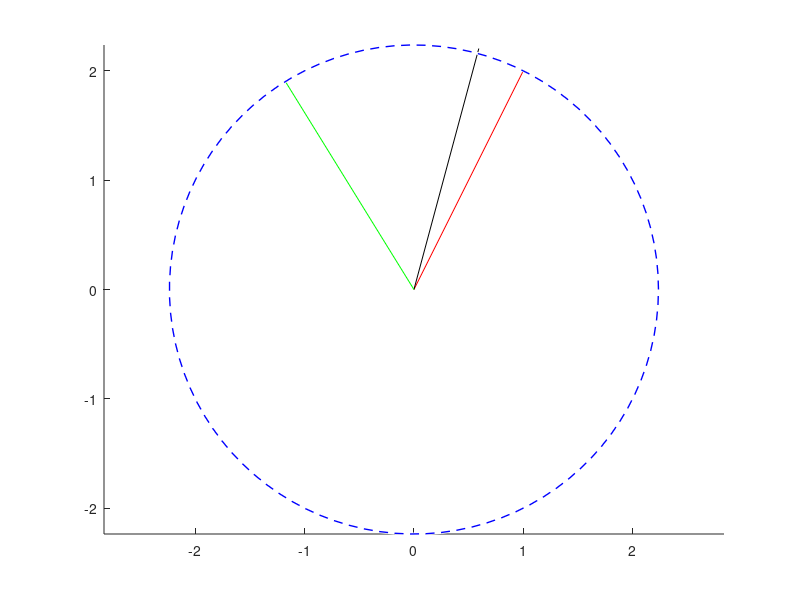
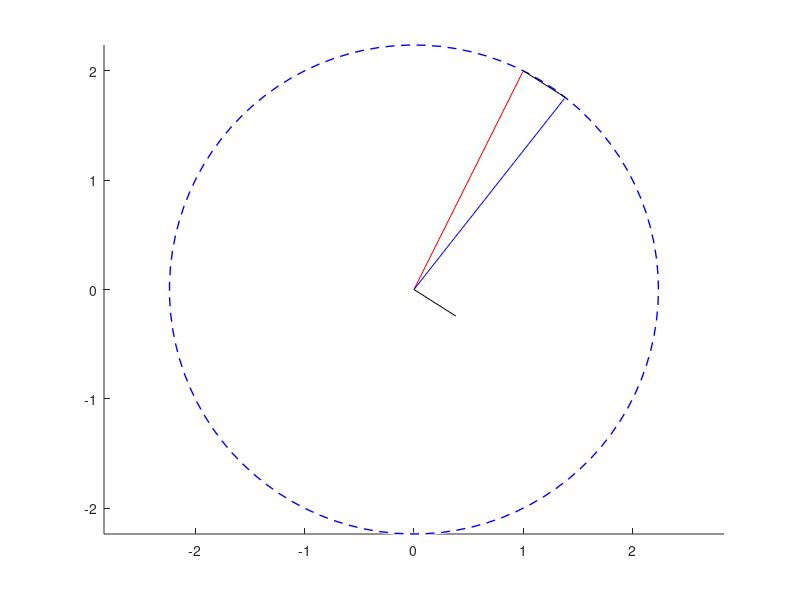

The MATLAB source for these figures, in order:
%% Script to compare the movement from the force method to the torsion
% (rotation) method
close all
clear all
theta_0 = pi;
k = 10;
dt = 0.05;
eta = 1;

h = figure(1);

r = [1,2];
theta = atan(r(2)/r(1));
h_old = line([0,r(1)], [0,r(2)], 'Color','red');

pr_old = [-r(2), r(1)]/norm(r);

T = k * (theta_0 - theta);

% New position from Force method
F = T / norm(r);
F_mag = abs(dt*F/eta);

drF = dt*F * pr_old/eta;

rF_new = r + drF;

hF = line([0,rF_new(1)], [0,rF_new(2)], 'Color','black');

% New position from rotation method

d_theta = dt*T/eta;

rot = [cos(d_theta), -sin(d_theta); sin(d_theta), cos(d_theta)];

rT_new = rot * r';

hT = line([0,rT_new(1)], [0,rT_new(2)], 'Color','green');

axis equal

% If the direction of the force method was tweaked to keep the length of
% the new position vector the same as r

AtoB = rT_new' - r;
AtoB = -F * dt * AtoB / norm(AtoB)/eta + r;



% h_AtoB = line([r(1), AtoB(1)], [r(2), AtoB(2)], 'Color','black');

viscircles([0,0],norm(r),'Color','blue', 'LineWidth', 1, 'LineStyle', '--');
%%
% The exact line with magnitude F that keeps the distance between membrane
% cells constant. The problem boils down to finding the intercept of a line
% and a circle. Using the formula from:
% http://mathworld.wolfram.com/Circle-LineIntersection.html

% Need two points on the line, can trivially choose them to be at the axes
% so one component is zero
% x1 = 0;
% y1 = F_mag / 2 * r(2);
% x2 = F_mag / 2 * r(1);
% y2 = 0;
% 
% dx = x2 - x1;
% dy = y2 - y1;
% dr2 = dx^2 + dy^2;
% D = x1*y2 - x2*y1;
% 
% % In general, there can be zero, one or two solutions, but by design, in
% % our problem, there must be two. Designate +ve solution u, -ve solution v
% 
% ux = (  D*dy + sign(dy) * dx * sqrt( dr2 - D^2 )  ) / dr2;
% 
% uy = ( -D*dx + abs(dy) * sqrt( dr2 - D^2 )  ) / dr2;
% 
% 
% vx = (  D*dy - sign(dy) * dx * sqrt( dr2 - D^2 )  ) / dr2;
% 
% vy = ( -D*dx - abs(dy) * sqrt( dr2 - D^2 )  ) / dr2;
% 
% u = [ux,uy];
% v = [vx,vy];
% 
% ru = -F_mag * u + r;
% rv = -F_mag * v + r;
% 
% h_special_u = line([r(1), ru(1)], [r(2), ru(2)], 'Color','blue');
% h_special_v = line([r(1), rv(1)], [r(2), rv(2)], 'Color','blue');
% 
% 
% abs(norm(u) - 1) < 1e-8
% abs(norm(v) - 1) < 1e-8
% 
% abs(u(1)*r(1) + u(2)*r(2) - F_mag/2) < 1e-8
% abs(v(1)*r(1) + v(2)*r(2) - F_mag/2) < 1e-8
% 
% 
% figure('Position',[1400 1400 600 600]);
% hold on
% a = linspace(-10,10);
% plot(a, (F_mag/2 - a*r(1))/r(2));
% viscircles([0,0],1);
% xlim([-2,2]);
% ylim([-2,2]);
% scatter([ux,vx],[uy,vy])
% axis equal
% 
% % Try using my own solution
% figure
% D = r(1)/r(2);
% 
% px = (  F_mag*D/r(2) + 2 * sqrt(   D^2 - F_mag^2/4*r(2)^2 - 1)  ) / 2*(1 +   D^2);
% py = (  F_mag/D*r(1) + 2 * sqrt( 1/D^2 - F_mag^2/4*r(1)^2 - 1)  ) / 2*(1 + 1/D^2);
% 
% qx = (  F_mag*D/r(2) - 2 * sqrt(   D^2 - F_mag^2/4*r(2)^2 - 1)  ) / 2*(1 +   D^2);
% qy = (  F_mag/D*r(1) - 2 * sqrt( 1/D^2 - F_mag^2/4*r(1)^2 - 1)  ) / 2*(1 + 1/D^2);
% 
% p = [px,py];
% q = [qx,qy];
% 
% rp = -p + r;
% rq = -q + r;
% 
% viscircles([0,0],norm(r),'Color','blue', 'LineWidth', 1, 'LineStyle', '--');
% h_special_p = line([r(1), rp(1)], [r(2), rp(2)], 'Color','blue');
% h_special_q = line([r(1), rq(1)], [r(2), rq(2)], 'Color','blue');
% axis equal


%% Trying now with a rotation. We have a completely determined triangle, so
% can find the angle of rotation and use a rotation matrix
% Because the angle relates to the side lengths, the matrix doesn't require
% any trig functions, but it does have a square root sign that could take
% +ve or -ve values

b = F_mag / norm(r);

R = [1-b^2/2,         b*sqrt(1-b^2/4);
     -b*sqrt(1-b^2/4),          1-b^2/2];
 
 r_new = R * r';
 
 figure
 h_old = line([0,r(1)], [0,r(2)], 'Color','red');
 h_new = line([0,r_new(1)], [0,r_new(2)], 'Color','blue');

 viscircles([0,0],norm(r),'Color','blue', 'LineWidth', 1, 'LineStyle', '--');
 
 dr = r_new - r';
 h_dr = line([0,dr(1)], [0,dr(2)], 'Color','black');
 h_move = line([r(1), r_new(1)], [r(2), r_new(2)], 'Color','black');
 axis equal
 